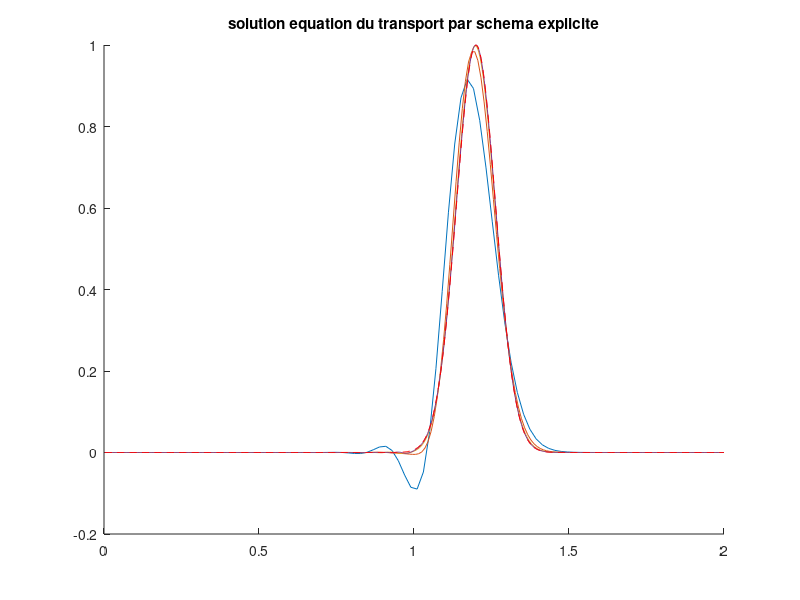

MATLAB code for this plot:
clear all;
M_list = [99,199,399,799];
hold on

err_list = [];
for p=1:length(M_list);
a = 0;
b = 2;%%
T = 1.;
M = M_list(p);
h=(b-a)/M;
k = 0.5*h;
N=T/k;
beta=1.;
x= a + (1:M)*h;
u0 = exp(-5*((5*x-1).^2));
uan = exp(-5*((5*(x-beta*T)-1).^2));
un = u0;
for i=1:N;
    unew(1) = un(1) - (k*beta/(2*h))*un(2) + ((beta^2)*(k^2)/(2*h^2))*(un(2) - 2*un(1));
    for j=2:M-1;    
         unew(j) = un(j) -(k*beta/(2*h))*(un(j+1) - un(j-1)) + ((beta^2)*(k^2)/(2*h^2))*(un(j+1) - 2*un(j) + un(j-1));
    end
    % on approche unew(M+1) selon le schéma de courant
    unew(M) = (1 - k*beta/h)*un(M) +(k*beta/h)*un(M-1);
      hold on
un=unew;
%plot(x
end
err = max(abs(un - uan));
err_l2 = sqrt(sum((un - uan).*(un - uan)));
err_list(p) = err_l2;

plot(x, un);
title('solution equation du transport par schema explicite');

end
% plot(log(M_list),err_list)
plot(x,uan,'--r');
